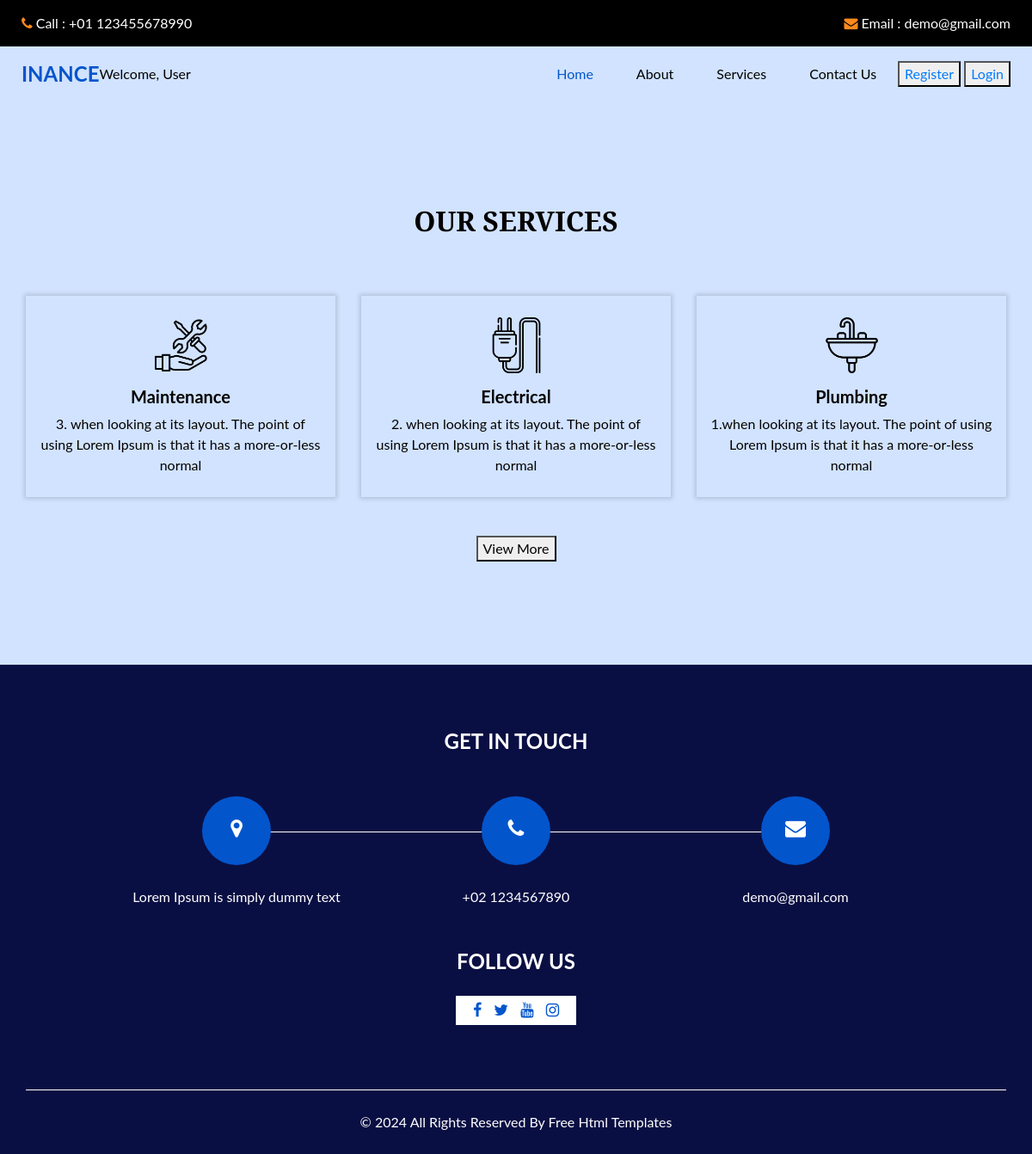
The app's page /service with its own data.
### home/models.py (models this page shows, shortened)
class services(models.Model):
    service_title = models.CharField(max_length=100)
    service_image = models.ImageField(upload_to='uploads')
    service_description = models.TextField()
    service_date_modified = models.DateTimeField(auto_now_add=True)

### home/views.py (the view)
# urls.py: path('service', views.service,name='service'),
def service(request):
     service = services.objects.all()[:3]
     return render(request,'service.html',{'service':service})

### templates/service.html (shortened to what this page needs)
{% extends "index.html" %}
{% load static %}
  {% block content %}
  <section class="service_section layout_padding">
    <div class="container ">
      <div class="heading_container heading_center">
        <h2> Our Services </h2>
      </div>
      <div class="row" id="service-container">
        {% if service %}
        {% for serv in service  %}
        <div class="col-sm-6 col-md-4 mx-auto">
          <div class="box ">
            <div class="img-box">
              <img src="{{serv.service_image.url}}" alt="" />
            </div>
            <div class="detail-box">
              <h5>
                {{serv.service_title}}
              </h5>
              <p>
                {{serv.service_description}}
              </p>
            </div>
          </div>
        </div>
        {% endfor %}
        {% else %}
        <p>No services at the moment</p>
        {% endif %}
      </div>
      <div class="btn-box" >
        <button id="view-more">
          View More
        </button>
      </div>
    </div>
  </section>
  {% endblock content %}

### templates/index.html (shortened to what this page needs)
{% load static %}
<!DOCTYPE html>
<html>
<head>
  <link rel="stylesheet" type="text/css" href="https://cdnjs.cloudflare.com/ajax/libs/OwlCarousel2/2.3.4/assets/owl.carousel.min.css" />
  <link rel="stylesheet" type="text/css" href="{% static 'css/bootstrap.css' %}" />
  <link rel="stylesheet" type="text/css" href="{% static 'css/font-awesome.min.css' %}" />
  <link href="{% static 'css/style.css' %}" rel="stylesheet" />
  <link href="{% static 'css/responsive.css' %}" rel="stylesheet" />
</head>
<body>
  <div class="hero_area">
    <header class="header_section">
      <div class="header_top">
        <div class="container-fluid">
          <div class="contact_nav">
            <a href="">
              <i class="fa fa-phone" aria-hidden="true"></i>
              <span>
                Call : +01 123455678990
              </span>
            </a>
            <a href="">
              <i class="fa fa-envelope" aria-hidden="true"></i>
              <span>
                Email : demo@gmail.com
              </span>
            </a>
          </div>
        </div>
      </div>
      <div class="header_bottom">
        <div class="container-fluid">
          <nav class="navbar navbar-expand-lg custom_nav-container ">
            <a class="navbar-brand" href="/">
              <span>
                Inance
              </span>
            </a>
            {% if user.is_authenticated %}
            <div class="user-greeting">
              Welcome, <span id="username">{{user.username}}</span>
            </div>
            {% else %}
            <div class="user-greeting">
              Welcome, <span id="username">User</span>
            </div>
            {% endif %}
            <div class="collapse navbar-collapse" id="navbarSupportedContent">
              <ul class="navbar-nav ">
                <li class="nav-item active">
                  <a class="nav-link" href="/">Home <span class="sr-only">(current)</span></a>
                </li>
                <li class="nav-item">
                  <a class="nav-link" href="{% url 'about' %}"> About</a>
                </li>
                <li class="nav-item">
                  <a class="nav-link" href="{% url 'service' %}">Services</a>
                </li>
                <li class="nav-item">
                  <a class="nav-link" href="{% url 'contact' %}">Contact Us</a>
                </li>
              </ul>
            </div>
            <div class="button-container">
              {% if user.is_authenticated %}
              <button class="button register-button"><a href="{% url 'logout' %}">Logout</a></button>
              {% else %}
              <button class="button register-button"><a href="{% url 'register' %}">Register</a></button>
              <button class="button login-button"><a href="{% url 'login' %}">Login</a></button>
              {% endif %}
            </div>
          </nav>
        </div>
      </div>
    </header>
    {% block content %}{% endblock content %}
  <section class="info_section ">
    <div class="container">
      <h4>
        Get In Touch
      </h4>
      <div class="row">
        <div class="col-lg-10 mx-auto">
          <div class="info_items">
            <div class="row">
              <div class="col-md-4">
                <a href="">
                  <div class="item ">
                    <div class="img-box ">
                      <i class="fa fa-map-marker" aria-hidden="true"></i>
                    </div>
                    <p>
                      Lorem Ipsum is simply dummy text
                    </p>
                  </div>
                </a>
              </div>
              <div class="col-md-4">
                <a href="">
                  <div class="item ">
                    <div class="img-box ">
                      <i class="fa fa-phone" aria-hidden="true"></i>
                    </div>
                    <p>
                      +02 1234567890
                    </p>
                  </div>
                </a>
              </div>
              <div class="col-md-4">
                <a href="">
                  <div class="item ">
                    <div class="img-box">
                      <i class="fa fa-envelope" aria-hidden="true"></i>
                    </div>
                    <p>
                      demo@gmail.com
                    </p>
                  </div>
                </a>
              </div>
            </div>
          </div>
        </div>
      </div>
    </div>
    <div class="social-box">
      <h4>
        Follow Us
      </h4>
      <div class="box">
        <a href="">
          <i class="fa fa-facebook" aria-hidden="true"></i>
        </a>
        <a href="">
          <i class="fa fa-twitter" aria-hidden="true"></i>
        </a>
        <a href="">
          <i class="fa fa-youtube" aria-hidden="true"></i>
        </a>
        <a href="">
          <i class="fa fa-instagram" aria-hidden="true"></i>
        </a>
      </div>
    </div>
  </section>
  <footer class="footer_section">
    <div class="container">
      <p>
        &copy; <span id="displayDateYear"></span> All Rights Reserved By
        <a href="https://html.design/">Free Html Templates</a>
      </p>
    </div>
  </footer>
</body>
</html>

### static/css/responsive.css (style rules this page uses)
@media (min-width: 1200px) { .container { max-width: 1170px; } }

### records on screen
services: service_image (picture), service_title "Maintenance", service_description "3. when looking at its layout. The point of using Lorem Ipsum is that it has a more-or-less normal"
services: service_image (picture), service_title "Electrical", service_description "2. when looking at its layout. The point of using Lorem Ipsum is that it has a more-or-less normal"
services: service_image (picture), service_title "Plumbing", service_description "1.when looking at its layout. The point of using Lorem Ipsum is that it has a more-or-less normal"
